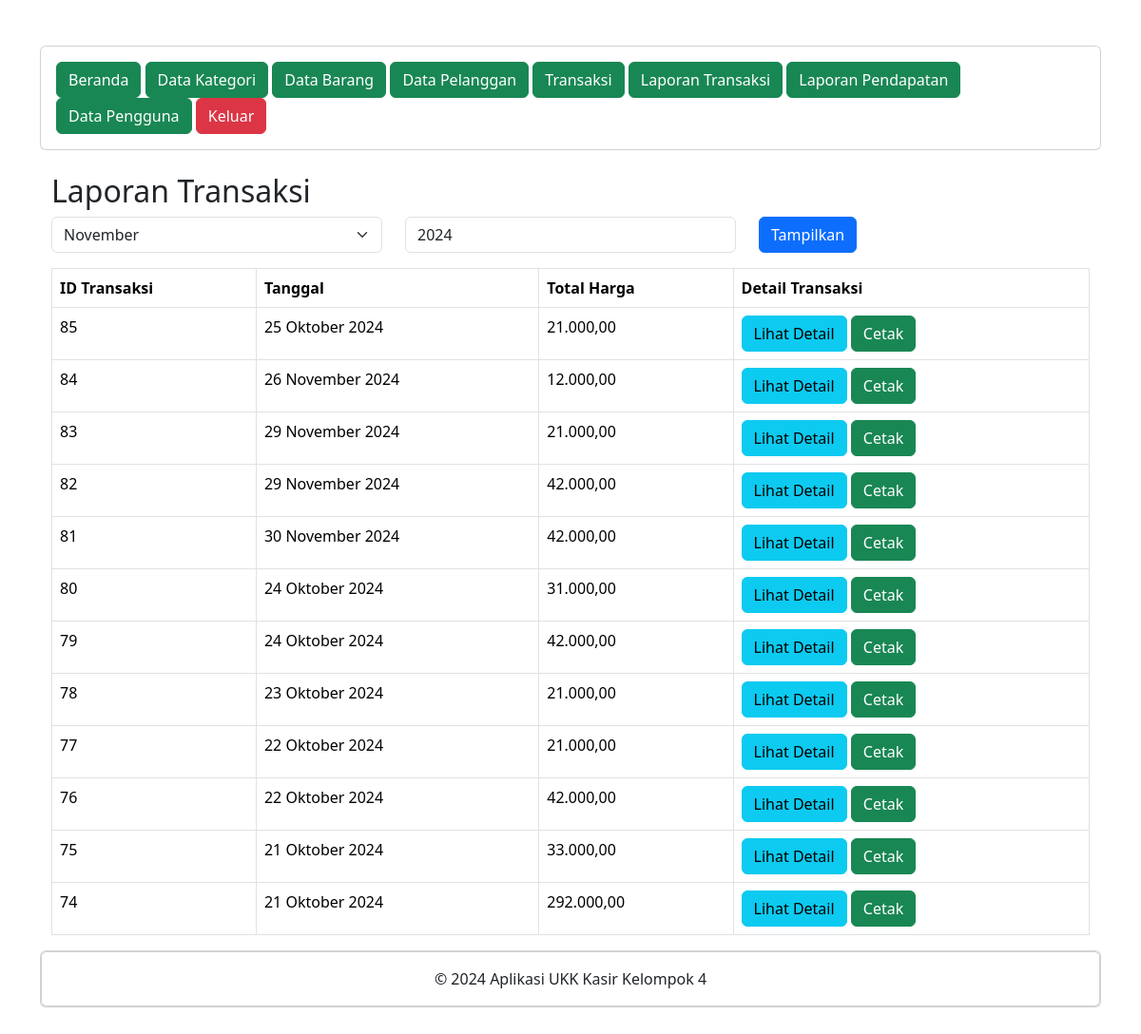
Page /view/laporan.php (signed in) on the committed database.
### tables this page shows
CREATE TABLE `transaksi` (
  `id_transaksi` int(11) NOT NULL,
  `tanggal` date NOT NULL,
  `uang` int(11) NOT NULL,
  `total_harga` int(11) NOT NULL,
  `kembalian` int(11) NOT NULL,
  `id_customer` int(11) DEFAULT NULL
);

### logic/functions.php (called while the page is built, shortened)
<?php
$namaBulan = [
    1 => 'Januari',
    2 => 'Februari',
    3 => 'Maret',
    4 => 'April',
    5 => 'Mei',
    6 => 'Juni',
    7 => 'Juli',
    8 => 'Agustus',
    9 => 'September',
    10 => 'Oktober',
    11 => 'November',
    12 => 'Desember'
];

### class/Transaksi.php (called while the page is built, shortened)
<?php
class Transaksi
{
    private $db;
    public function __construct($database)
    {
        $this->db = $database;
    }
    public function getTransaksi()
    {
        $result = $this->db->query("SELECT * FROM transaksi order by id_transaksi desc");
        return $result->fetch_all(MYSQLI_ASSOC);
    }
}

### koneksi.php (called while the page is built, shortened)
<?php
function formatTanggal($tanggal)
{
	$dateTime = new DateTime($tanggal);
	$bulan = [
		1 => 'Januari',
		2 => 'Februari',
		3 => 'Maret',
		4 => 'April',
		5 => 'Mei',
		6 => 'Juni',
		7 => 'Juli',
		8 => 'Agustus',
		9 => 'September',
		10 => 'Oktober',
		11 => 'November',
		12 => 'Desember'
	];
	$hari = $dateTime->format('d');
	$bulanIndex = $dateTime->format('n');
	$tahun = $dateTime->format('Y');
	return $hari . ' ' . $bulan[$bulanIndex] . ' ' . $tahun;
}

### view/laporan.php (the view, shortened to what this page needs)
<?php
include "../koneksi.php";
include "../class/Transaksi.php";
include "../logic/functions.php";
include "header.php";
include "navbar.php";
$transaksi = new Transaksi($mysqli);
$transaksis = $transaksi->getTransaksi();
$bulan = isset($_GET['bulan']) ? intval($_GET['bulan']) : date('n');
$tahun = isset($_GET['tahun']) ? intval($_GET['tahun']) : date('Y');
?>
<div class="container mt-4">
    <h2>Laporan Transaksi</h2>
    <form method="get" action="">
        <div class="row mb-3">
            <div class="col">
            <select name="bulan" class="form-select">
                <?php foreach ($namaBulan as $i => $bulanNama): ?>
                    <option value="<?= $i; ?>" <?= ($i == $bulan) ? 'selected' : ''; ?>><?= $bulanNama; ?></option>
                <?php endforeach; ?>
            </select>
            </div>
            <div class="col">
                <input type="number" name="tahun" class="form-control" value="<?= $tahun; ?>" required>
            </div>
            <div class="col">
                <button type="submit" name="filter" class="btn btn-primary">Tampilkan</button>
            </div>
        </div>
    </form>
    <table class="table table-bordered">
        <thead>
            <tr>
                <th>ID Transaksi</th>
                <th>Tanggal</th>
                <th>Total Harga</th>
                <th>Detail Transaksi</th>
            </tr>
        </thead>
        <tbody>
            <?php foreach($transaksis as $transaksi) : ?>
                <tr>
                    <td><?= $transaksi['id_transaksi'] ?></td>
                    <td><?= formatTanggal($transaksi['tanggal']) ?></td>
                    <td><?= number_format($transaksi['total_harga'], 2, ',', '.') ?></td>
                    <td>
                        <a href="#" class="btn btn-info" data-bs-toggle="modal" data-bs-target="#detailModal<?= $transaksi['id_transaksi'] ?>">Lihat Detail</a>
                        <a href="print_transaksi.php?id=<?= $transaksi['id_transaksi']; ?>" class="btn btn-success">Cetak</a>
                    </td>
                </tr>
            <?php endforeach; ?>
        </tbody>
    </table>
</div>
<?php include 'footer.php'; ?>

### rows in the picture
transaksi: id_transaksi "85", tanggal "25 Oktober 2024", total_harga "21.000,00"
transaksi: id_transaksi "84", tanggal "26 November 2024", total_harga "12.000,00"
transaksi: id_transaksi "83", tanggal "29 November 2024", total_harga "21.000,00"
transaksi: id_transaksi "82", tanggal "29 November 2024", total_harga "42.000,00"
transaksi: id_transaksi "81", tanggal "30 November 2024", total_harga "42.000,00"
transaksi: id_transaksi "80", tanggal "24 Oktober 2024", total_harga "31.000,00"
transaksi: id_transaksi "79", tanggal "24 Oktober 2024", total_harga "42.000,00"
transaksi: id_transaksi "78", tanggal "23 Oktober 2024", total_harga "21.000,00"
transaksi: id_transaksi "77", tanggal "22 Oktober 2024", total_harga "21.000,00"
transaksi: id_transaksi "76", tanggal "22 Oktober 2024", total_harga "42.000,00"
transaksi: id_transaksi "75", tanggal "21 Oktober 2024", total_harga "33.000,00"
transaksi: id_transaksi "74", tanggal "21 Oktober 2024", total_harga "292.000,00"

### other values in the picture
form field bulan "November"
